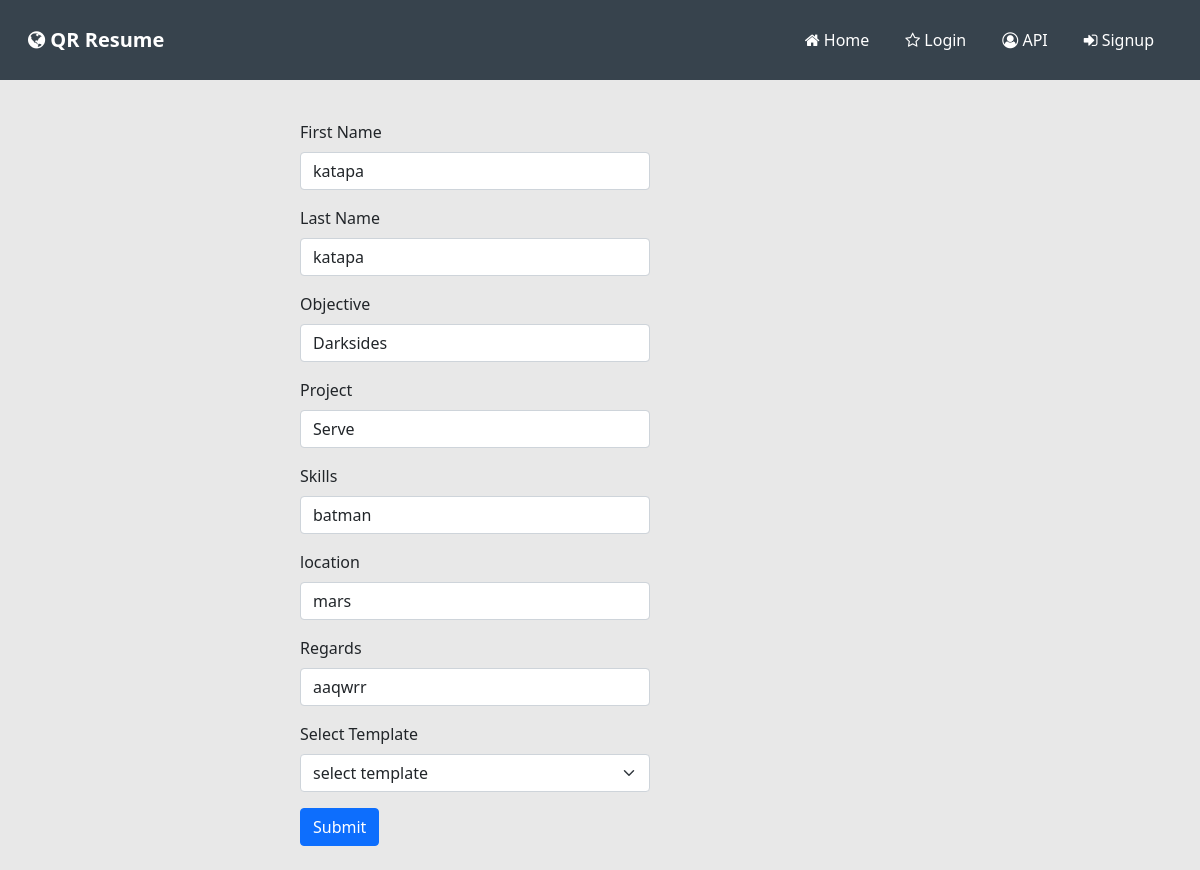
The page /forms/formUpdate/9 on the database its author committed.
### forms/models.py (models this page shows)
class Form(models.Model):
 template_choice=(
  ('template1' ,"template1"),
  ('template2' ,"template2"),
 )
 userId=models.IntegerField()
 first_name=models.CharField(max_length=255)
 last_name=models.CharField(max_length=255)
 objective=models.CharField(max_length=255)
 projects=models.TextField()
 skills=models.CharField(max_length=255)
 location=models.TextField()
 regards=models.CharField(max_length=255)
 tempdata=models.CharField(max_length=200, choices=template_choice)
 created_date=models.DateTimeField(blank=True, default=datetime.now)
 class Meta:
  ordering = ('-id',)

### forms/views.py (the view)
# urls.py: path('formUpdate/<int:id>', views.formUpdate, name="formUpdate"),
def formUpdate(request,id):
 formData=Form.objects.get(id=id)
 return render (request,'webpages/formUpdate.html',{"Form":formData})

### templates/webpages/formUpdate.html (shortened to what this page needs)
{% extends 'base.html' %}
{% block content %}
<br>
<div style="top: 50px;">
 <form method="post" action="{% url 'form' %}">
  <div class="form-group">
   <label>First Name</label>
   <input name="firstname" type="text" class="form-control" value="{{Form.first_name}}">
  </div>
  <div class="form-group">
   <label>Last Name</label>
   <input name="lastname" type="text" class="form-control" value="{{Form.last_name}}">
  </div>
  <div class="form-group">
   <label>Objective</label>
   <input name="objective" type="text" class="form-control" value="{{Form.objective}}">
  </div>
  <div class="form-group">
   <label>Project</label>
   <input name="projects" type="text" class="form-control" value="{{Form.projects}}">
  </div>
  <div class="form-group">
   <label>Skills</label>
   <input name="skills" type="text" class="form-control" value="{{Form.skills}}">
  </div>
  <div class="form-group">
   <label>location</label>
   <input name="location" type="text" class="form-control" value="{{Form.location}}">
  </div>
  <div class="form-group">
   <label>Regards</label>
   <input name="regards" type="text" class="form-control" value="{{Form.regards}}">
  </div>
  <div class="form-group">
   <label>Select Template</label>
   <select name="resumes" value="{{Form.tempdata}}" class="form-select" aria-label="Default select example">
    <option selected disabled hidden>select template</option>
   </select>
  </div>
  <button type="submit" class="btn btn-primary">Submit</button>
 </form>
</div>
<br>
{% endblock %}

### templates/includes/header.html (style rules this page uses)
body { background: rgb(232, 232, 232); }
form { width: 350px; position: relative; left: 300px; }

### rows shown on the page
Form: firstname "katapa", lastname "katapa", objective "Darksides", projects "Serve", skills "batman", location "mars", regards "aaqwrr"
